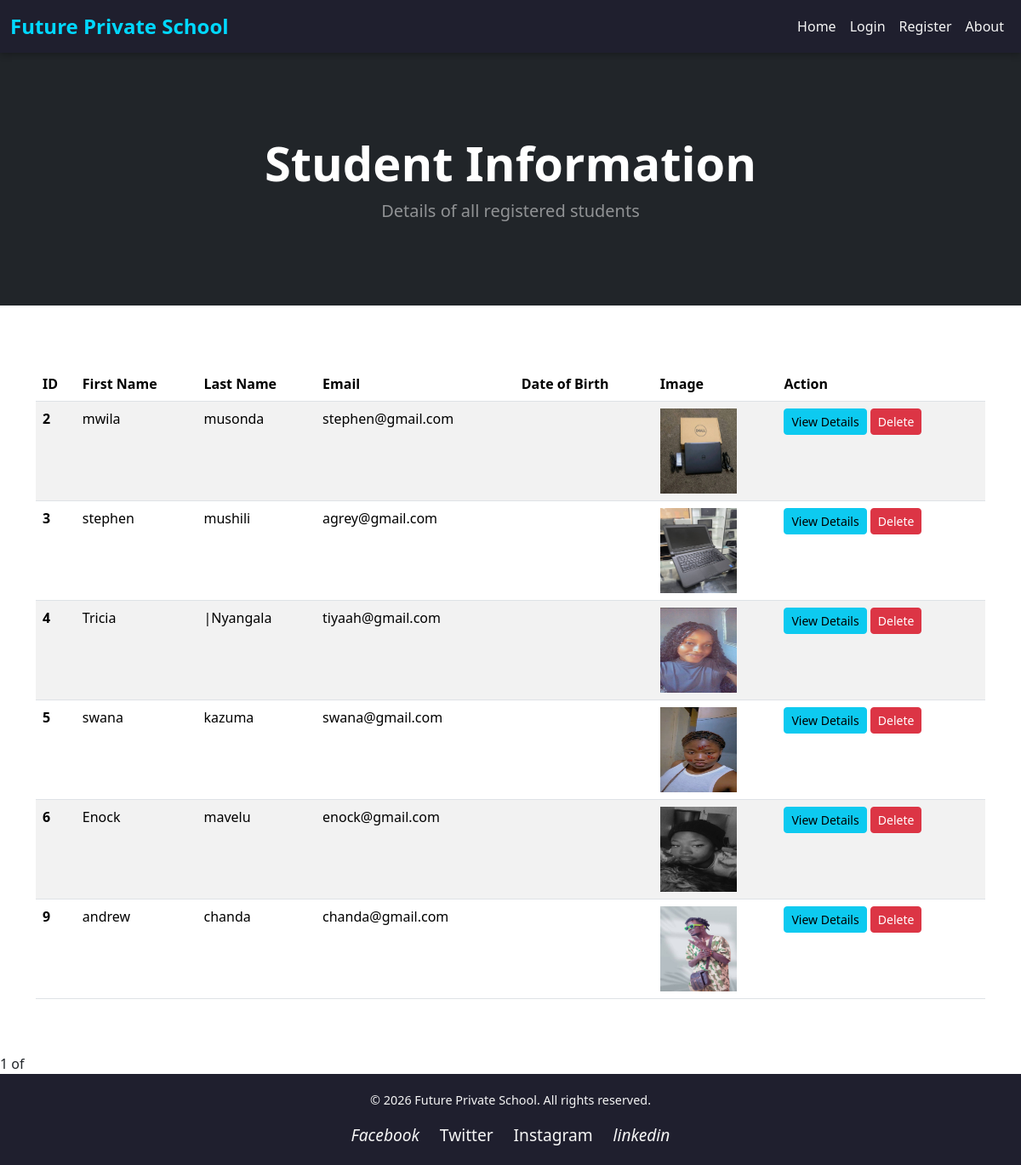
The page /student_info/ on the database as committed earlier.
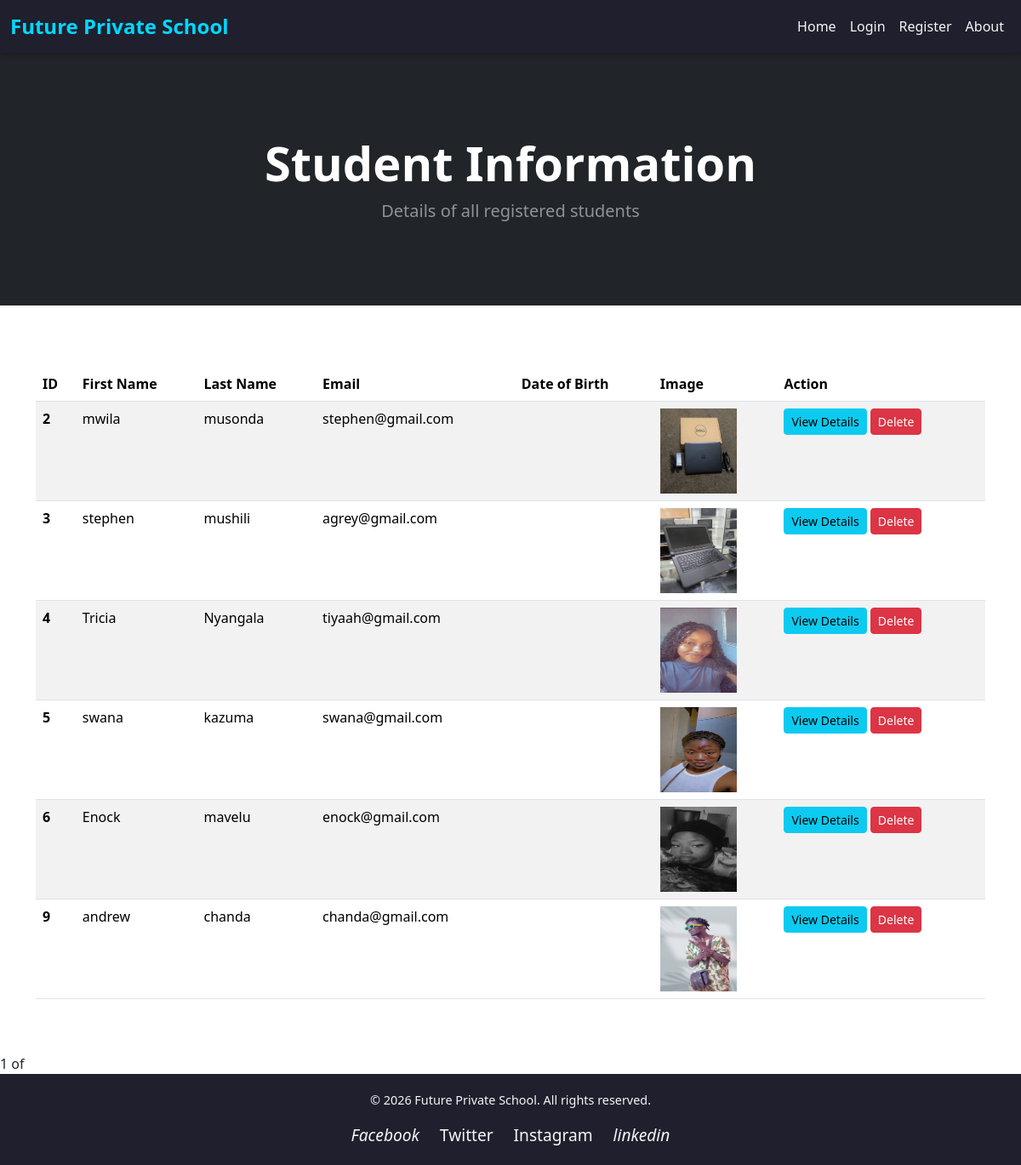
The same page on the database as committed later.
### student_app/models.py (models this page shows, shortened)
class Student(models.Model):
    user = models.OneToOneField('auth.User', on_delete=models.CASCADE, null=True, blank=True)
    first_name= models.CharField(max_length=30)
    last_name= models.CharField(max_length=30)
    image= models.ImageField(upload_to='images/')
    email= models.EmailField()
    age= models.IntegerField()
    phone= models.CharField(max_length=12)
    courses= models.ManyToManyField(Course, related_name="students")

### student_app/views.py (the view)
# urls.py: path('student_info/', views.student_info, name= 'student_info'),
def student_info(request):
    students= Student.objects.all()
    paginator= Paginator(students, 6)
    page_number= request.GET.get('page')
    page_obj= paginator.get_page(page_number)
    return render(request, 'student_info.html', {
        'students': students,
        'page_obj': page_obj
        })

### student_app/templates/student_info.html (shortened to what this page needs)
{% extends 'base.html' %}
{% load static %}
{% block content %}
    <header class="bg-dark py-5">
        <div class="container px-4 px-lg-5 my-5">
            <div class="text-center text-white">
                <h1 class="display-4 fw-bolder">Student Information</h1>
                <p class="lead fw-normal text-white-50 mb-0">Details of all registered students</p>
            </div>
        </div>
    </header>
    <br><br><br>
    <div class="container">
        <table class="table table-striped">
            <thead>
                <tr>
                    <th scope="col">ID</th>
                    <th scope="col">First Name</th>
                    <th scope="col">Last Name</th>
                    <th scope="col">Email</th>
                    <th scope="col">Date of Birth</th>
                    <th scope="col">Image</th>
                    <th scope="col">Action</th>
                </tr>
            </thead>
            <tbody>
                {% for student in page_obj %}
                <tr>
                    <th scope="row">{{ student.id }}</th>
                    <td>{{ student.first_name }}</td>
                    <td>{{ student.last_name }}</td>
                    <td>{{ student.email }}</td>
                    <td>{{ student.date_of_birth }}</td>
                    <td>
                        {% if student.image %}
                            <img src="{{ student.image.url }}" alt="Student Image" width="90" height="100">
                        {% else %}
                            No Image
                        {% endif %}
                    </td>
                    <td>
                        <a href="{% url 'student_details' student.id %}" class="btn btn-info btn-sm">View Details</a>
                        <a href="{% url 'delete_student' student.id %}" class="btn btn-danger btn-sm">Delete</a>
                    </td>
                </tr>
                {% endfor %}
            </tbody>
        </table>
    </div>
    <br><br>
        {{page_obj.number}} of
     <br>
{% endblock %}

Rows that differ between the two databases and show on the page:
changed Student "Tricia": last_name "|Nyangala" → "Nyangala"
